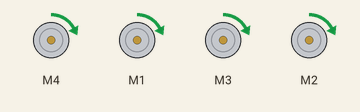
A sketch run on a simulated Arduino Uno, built with avr-gcc and run on an emulated ATmega328P. On the bench: 4 × DC motor (green arrow = forward, orange = backward, longer = faster). What the sketch prints to the serial monitor is not drawn.

Above: at 0.15 s.
At 4.39 s:
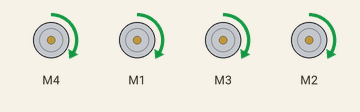
At 9.5 s:
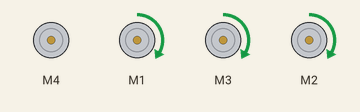
At 20.04 s:
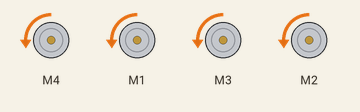
At 29.76 s:
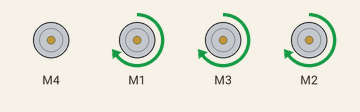
At 39.69 s:
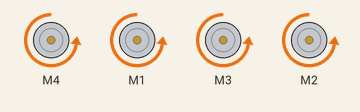
Timing chart, 0 to 40.0 s (numbered marks = the images above):
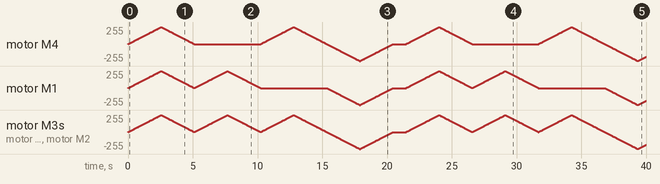

The sketch:

F18G_4WD_TestDrive.ino
```cpp
// The logic can be applied to work on Bluetooth funduino joystick
// Can be upgraded to TRANSFORM INTO QUADCOPTER with stepper
// the the tires movement is reversed, instead of changing the code
// exchange the wire (black and red) from DC motor to L293D terminal port
#include <AFMotor.h>
#include <SoftwareSerial.h>

AF_DCMotor motorfrontright(4);
AF_DCMotor motorfrontleft(1);
AF_DCMotor motorbackright(3);
AF_DCMotor motorbackleft(2);

void setup()
{
  Serial.begin(9600);
  //Set initial speed of the motor & stop
  motorfrontright.setSpeed(200);
  motorfrontleft.setSpeed(200);
  motorbackright.setSpeed(200);
  motorbackleft.setSpeed(200);
  motorfrontright.run(RELEASE);
  motorfrontleft.run(RELEASE);
  motorbackright.run(RELEASE);
  motorbackleft.run(RELEASE);
  Serial.println("L293D with F18G Test");
  Serial.println("with Arduino UNO R3 by Glanz and Freya");
}

void loop()
{
  uint8_t i;
  // Drive Forward
  motorfrontright.run(FORWARD);
  motorfrontleft.run(FORWARD);
  motorbackright.run(FORWARD);
  motorbackleft.run(FORWARD);
  // Accelerate from zero to maximum speed
  for (i=0; i<255; i++)
  {
    motorfrontright.setSpeed(i);
    motorfrontleft.setSpeed(i);
    motorbackright.setSpeed(i);
    motorbackleft.setSpeed(i);
    delay(10);
  }
  // Decelerate from maximum speed to zero
  for (i=255; i!=0; i--)
  {
    motorfrontright.setSpeed(i);
    motorfrontleft.setSpeed(i);
    motorbackright.setSpeed(i);
    motorbackleft.setSpeed(i);
    delay(10);
  }
  // Now turn left forward
  motorfrontright.run(RELEASE);
  motorfrontleft.run(FORWARD);
  motorbackright.run(FORWARD);
  motorbackleft.run(FORWARD);
  // Accelerate from zero to maximum speed
  for (i=0; i<255; i++)
  {
    motorfrontright.setSpeed(i);
    motorfrontleft.setSpeed(i);
    motorbackright.setSpeed(i);
    motorbackleft.setSpeed(i);
    delay(10);
  }
  // Decelerate from maximum speed to zero
  for (i=255; i!=0; i--)
  {
    motorfrontright.setSpeed(i);
    motorfrontleft.setSpeed(i);
    motorbackright.setSpeed(i);
    motorbackleft.setSpeed(i);
    delay(10);
  }
  // Now turn right forward
  motorfrontright.run(FORWARD);
  motorfrontleft.run(RELEASE);
  motorbackright.run(FORWARD);
  motorbackleft.run(FORWARD);
  // Accelerate from zero to maximum speed
  for (i=0; i<255; i++)
  {
    motorfrontright.setSpeed(i);
    motorfrontleft.setSpeed(i);
    motorbackright.setSpeed(i);
    motorbackleft.setSpeed(i);
    delay(10);
  }
  // Decelerate from maximum speed to zero
  for (i=255; i!=0; i--)
  {
    motorfrontright.setSpeed(i);
    motorfrontleft.setSpeed(i);
    motorbackright.setSpeed(i);
    motorbackleft.setSpeed(i);
    delay(10);
  }
  // Now change drive the motor backward
  motorfrontright.run(BACKWARD);
  motorfrontleft.run(BACKWARD);
  motorbackright.run(BACKWARD);
  motorbackleft.run(BACKWARD);
  // Accelerate from zero to maximum speed
  for (i=0; i<255; i++)
  {
    motorfrontright.setSpeed(i);
    motorfrontleft.setSpeed(i);
    motorbackright.setSpeed(i);
    motorbackleft.setSpeed(i);
    delay(10);
  }

  // Decelerate from maximum speed to zero
  for (i=255; i!=0; i--)
  {
    motorfrontright.setSpeed(i);
    motorfrontleft.setSpeed(i);
    motorbackright.setSpeed(i);
    motorbackleft.setSpeed(i);
    delay(10);
  }

  // Now turn off motor
  motorfrontright.run(RELEASE);
  motorfrontleft.run(RELEASE);
  motorbackright.run(RELEASE);
  motorbackleft.run(RELEASE);
  delay(1000);
}
```
